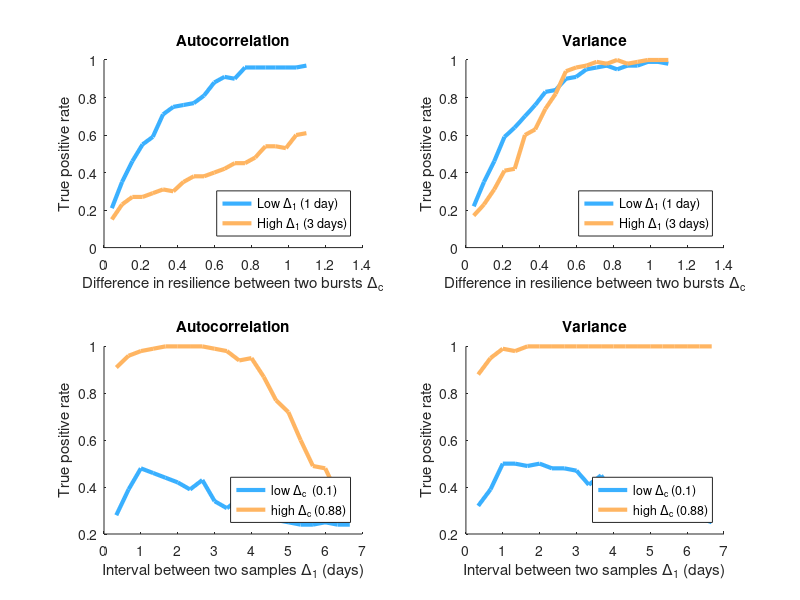

Recreate this plot in MATLAB.
%This program uses the results from sensitivity_delta1.m and
%sensitivity_delta2.m to create the four panels of fig4. It uses the deltac
%values calculated in calc_deltac.m as x axis values for the plots of sensitivity vs delta2

%%%%%%%%%%%%% LOAD THE RESULTS

result_final_delta1=load("data/sensitivity_delta1.mat");
result_final_delta1=result_final_delta1.result_final_delta1;
res_vars_linearreg_delta1=result_final_delta1.res_vars_linearreg_delta1;
res_ARs_linearreg_delta1=result_final_delta1.res_ARs_linearreg_delta1;

result_final_delta2=load("data/sensitivity_delta2.mat");
result_final_delta2=result_final_delta2.result_final_delta2;
res_vars_linearreg_delta2=result_final_delta2.res_vars_linearreg_delta2;
res_ARs_linearreg_delta2=result_final_delta2.res_ARs_linearreg_delta2;

delta_c_values=load("data/delta_c_values.mat");
delta_c_values=delta_c_values.delta_c;

%%%%%%%%%%%%% SIMULATION PARAMETERS
%used as values for the x axis
n_delta1=20;
values_delta1=1:n_delta1;

length_tot=size(delta_c_values,1);
high_delta1=9;
length_bursts=1000;
n_delta2=20;
delta2_min=100; 
delta2_max=(round(length_tot-length_bursts*high_delta1));
deltas2=round(linspace(delta2_min,delta2_max,n_delta2));

deltas2_days=round(deltas2/3); %convert the intervals in days
deltas1_days=values_delta1/3; %convert the intervals in days

%%%%%%%%%%%%% PLOT RESULTS

colors=[[0.2275,0.6902,1]; [1, 0.7098, 0.3843]; [0.9725, 0.4549, 0.4549]; [0.2431, 0.7804, 0.0431]];

subplot(2,2,1)
for i=1:2
   hold on
   plot(delta_c_values,res_ARs_linearreg_delta2(:,i),'Color',colors(i,:),'LineStyle','-','LineWidth',3)
end
xlabel('Difference in resilience between two bursts \Delta_c'); ylabel('True positive rate');
legend({'Low \Delta_1 (1 day)','High \Delta_1 (3 days)'}, 'Location','southeast');
title('Autocorrelation')
hold off

subplot(2,2,2)
for i=1:2
   hold on
   plot(delta_c_values,res_vars_linearreg_delta2(:,i),'Color',colors(i,:),'LineStyle','-','LineWidth',3)
end
xlabel('Difference in resilience between two bursts \Delta_c'); ylabel('True positive rate');
legend({'Low \Delta_1 (1 day)','High \Delta_1 (3 days)'}, 'Location','southeast');
title('Variance')
hold off

subplot(2,2,3)
for i=1:2
   hold on
   plot(deltas1_days,res_ARs_linearreg_delta1(:,i),'Color',colors(i,:),'LineStyle','-','LineWidth',3)
end
xlabel('Interval between two samples \Delta_1 (days)'); ylabel('True positive rate');
legend({'low \Delta_c  (0.1)','high \Delta_c (0.88)'}, 'Location','southeast');
title('Autocorrelation')
hold off

subplot(2,2,4)
for i=1:2
   hold on
   plot(deltas1_days,res_vars_linearreg_delta1(:,i),'Color',colors(i,:),'LineStyle','-','LineWidth',3)
end
xlabel('Interval between two samples \Delta_1 (days)'); ylabel('True positive rate');
legend({'low \Delta_c (0.1)','high \Delta_c (0.88)'}, 'Location','southeast');
title('Variance')
hold off